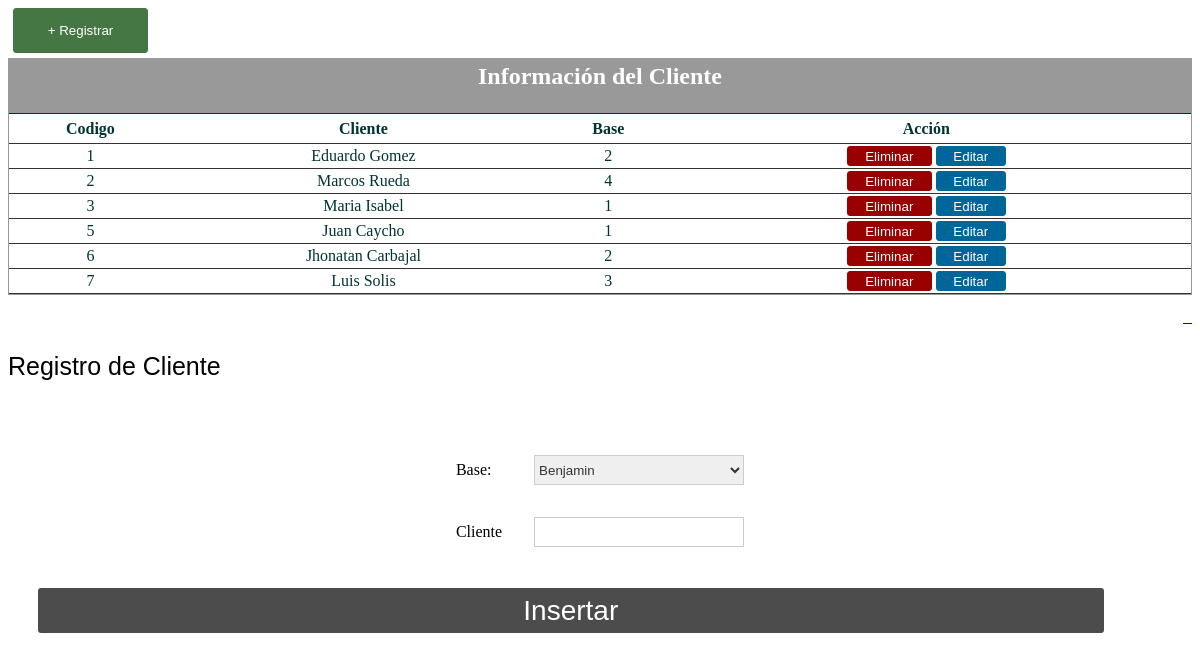
The app's page /A-Cliente/cliente.php with its own data.
### tables this page shows
CREATE TABLE IF NOT EXISTS `cliente` (
  `cod_cli` int(11) NOT NULL AUTO_INCREMENT,
  `contact` int(11) NOT NULL,
  `nom_cli` varchar(50) DEFAULT NULL,
  `cod_base` int(11) DEFAULT NULL,
  `note` varchar(50) NOT NULL,
  PRIMARY KEY (`cod_cli`),
  KEY `FK_cliente_base` (`cod_base`)
);

### A-Cliente/cliente.php (the view, shortened to what this page needs)
<!DOCTYPE>
<head>
<link rel="stylesheet" type="text/css" href="Css/tablas.css">
</head>
<body>
 <a href="javascript:void(0)" onclick="toggle_visibility('popup-box1')"><input class="btnR" type="button" value="+ Registrar" /></a>
   <?php  include("mostrar_cliente.php"); ?>
<div id="popup-box1" class="popup-position">
<div id="popup-wrapper">
<div id="popup-container">
    <div id="popup-head-color4">
   <div class="formulario">
        <p style="text-align:right; font-family: 'Courier New';font-size:15px;"><a href= "javascript:void(0)" onclick="toggle_visibility('popup-box1')"><font color="#FFF"> X </font></a></p>
         <p style="font-family:'Lucida Sans Unicode', 'Lucida Grande', sans-serif;font-size:25px;"> Registro de Cliente </p>
    <br>
  <div class="formulario">
    <form action="A-Cliente/registrar_cliente.php" method="post">
         <center><table border="0" cellspacing="30">
            <tr>
              <td><label>Base:</label></td>
              <td><select name="base" class="Bcf">
        <?php
          $sql = "SELECT nom_base FROM bases order by nom_base";
          $res = mysqli_query($db_link,$sql);
          while ($row = mysqli_fetch_array($res)) {
             echo '<option value='.$row["nom_base"].'>'.$row["nom_base"].'</option>';
          }
        ?>
      </select></td>
            </tr>
           <tr>
              <td><label>Cliente</label></td>
              <td><input class="Bcf" type="text" name="cli" id="cli" ></td>
            </tr>
          </table></center>
      <input class="BtnRf" type="submit" name="btn1" value="Insertar">
    </form>
  </div>
  </div>
</div>
</div>
</div>
</body>
</html>

### A-Cliente/mostrar_cliente.php (shortened to what this page needs)
<!DOCTYPE html>
<html>
<head>
</head>
<body>
        <table border="0" cellpadding="0" cellspacing="0" align="center" width="100%" style="border:1px solid #999; color:#033;">
     <tr>
     <th colspan="6" align="center" height="55px" style="border-bottom:1px solid #033; background: #999; color:#FFF;"><h2>Información del Cliente<h2></th>
    </tr>
      <tr height="30px">
        <th style="border-bottom:1px solid #333;"> Codigo </th>
        <th style="border-bottom:1px solid #333;"> Cliente </th>
        <th style="border-bottom:1px solid #333;"> Base </th>
        <th style="border-bottom:1px solid #333;"> Acción </th>
      </tr>
       <?php
$query="SELECT * FROM cliente";
$result=mysqli_query($db_link, $query);
while ($row=mysqli_fetch_array($result)){?>
      <tr align="center" style="height:25px">
        <td style="border-bottom:1px solid #333;"> <?php echo $row['cod_cli']; ?> </td>
        <td style="border-bottom:1px solid #333;"> <?php echo $row['nom_cli']; ?> </td>
        <td style="border-bottom:1px solid #333;"> <?php echo $row['cod_base']; ?> </td>
        <td style="border-bottom:1px solid #333;">
        <a href="A-Cliente/eliminar_cliente.php?id=<?php echo md5($row['cod_cli']);?>"><input type="button" value="Eliminar" style="width:85px; height:20; color:#FFF; background: #900; border:1px solid #900; border-radius:3px;"></a>
         <a href="A-Cliente/editar_cliente.php?id=<?php echo md5($row['cod_cli']);?>">
        <input type="button" value="Editar" style="width:70px; height:20px; color:#FFF; background:#069; border:1px solid #069; border-radius:3px;">
        </td>
      </tr>
   <?php
}?>
    </table>
</body>
</html>

### Css/tablas.css (style rules this page uses)
.Bc, .Bcf { border:1px solid #CCC; color: #333; width:210px; height:30px; float: right; }
.BtnR, .BtnRf { margin:0 5 5 5 ; border:1px solid #474; background: #474; height:45px; width:135px; color:#FFF; border-radius:3px; font-family: sans-serif; float: left; }
.BtnRf { background:rgba(0,0,0,0.7); border: none; font-size: 28px; margin-left: 30px; text-align: center; width: 90%; margin-top: 10px; }

### records on screen
cliente: cod_cli "1", nom_cli "Eduardo Gomez", cod_base "2"
cliente: cod_cli "2", nom_cli "Marcos Rueda", cod_base "4"
cliente: cod_cli "3", nom_cli "Maria Isabel", cod_base "1"
cliente: cod_cli "5", nom_cli "Juan Caycho", cod_base "1"
cliente: cod_cli "6", nom_cli "Jhonatan Carbajal", cod_base "2"
cliente: cod_cli "7", nom_cli "Luis Solis", cod_base "3"

### other values on screen
form field base "Benjamin"
